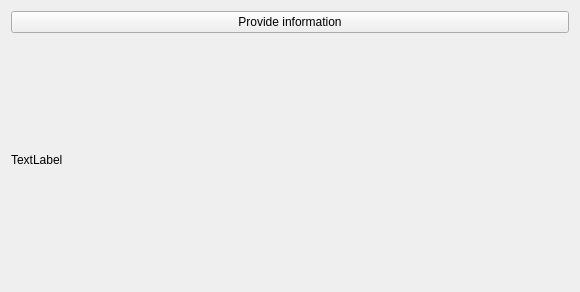
<?xml version="1.0" encoding="UTF-8"?>
<ui version="4.0">
 <class>Widget</class>
 <widget class="QWidget" name="Widget">
  <property name="geometry">
   <rect>
    <x>0</x>
    <y>0</y>
    <width>580</width>
    <height>292</height>
   </rect>
  </property>
  <property name="windowTitle">
   <string>Widget</string>
  </property>
  <layout class="QVBoxLayout" name="verticalLayout">
   <item>
    <widget class="QPushButton" name="provideinfopushButton">
     <property name="text">
      <string>Provide information</string>
     </property>
    </widget>
   </item>
   <item>
    <widget class="QLabel" name="infolabel">
     <property name="text">
      <string>TextLabel</string>
     </property>
     <property name="wordWrap">
      <bool>true</bool>
     </property>
    </widget>
   </item>
  </layout>
 </widget>
 <resources/>
 <connections/>
</ui>
